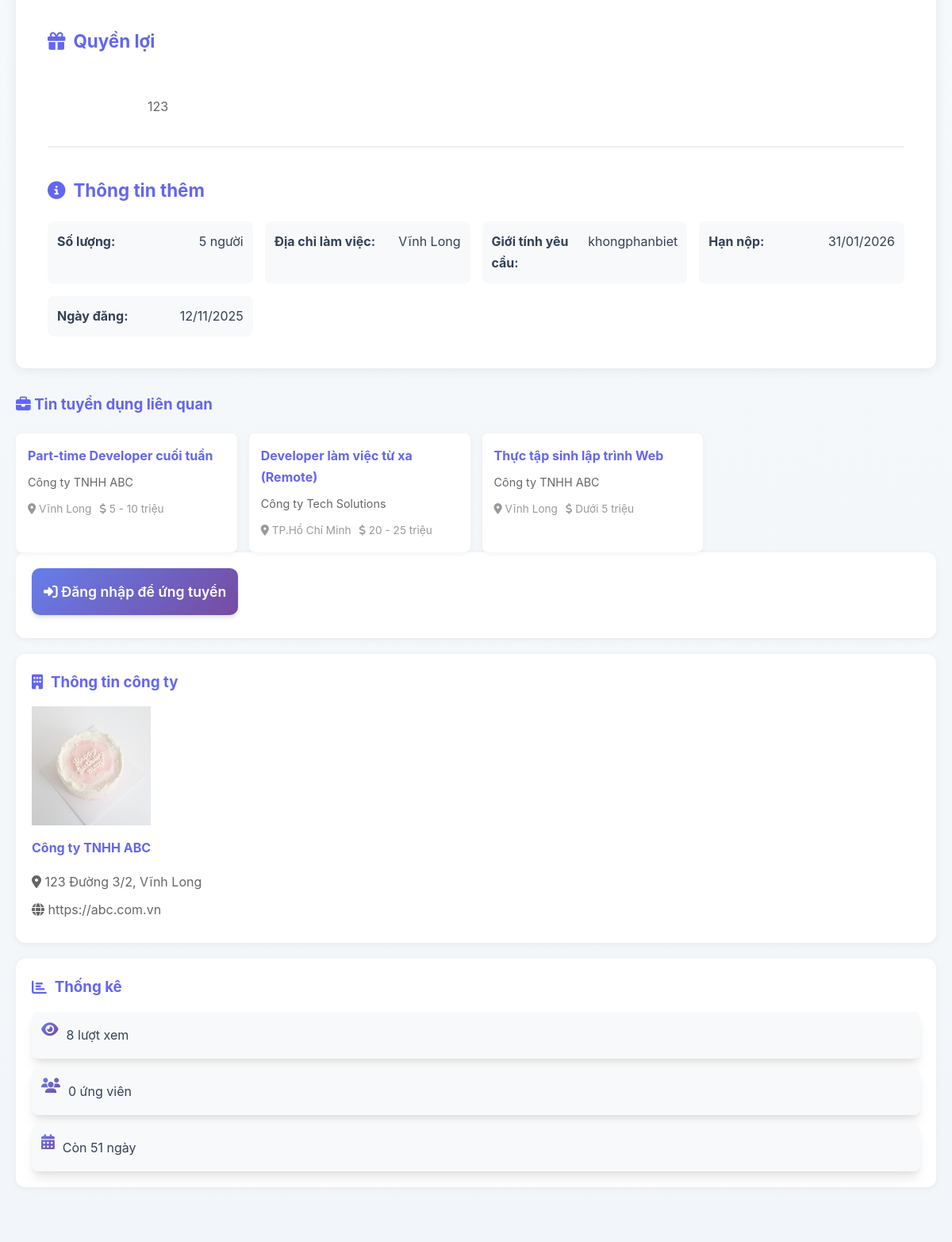
Page /tintuyendung/chitiet/13 (middle part) on the earlier database version.
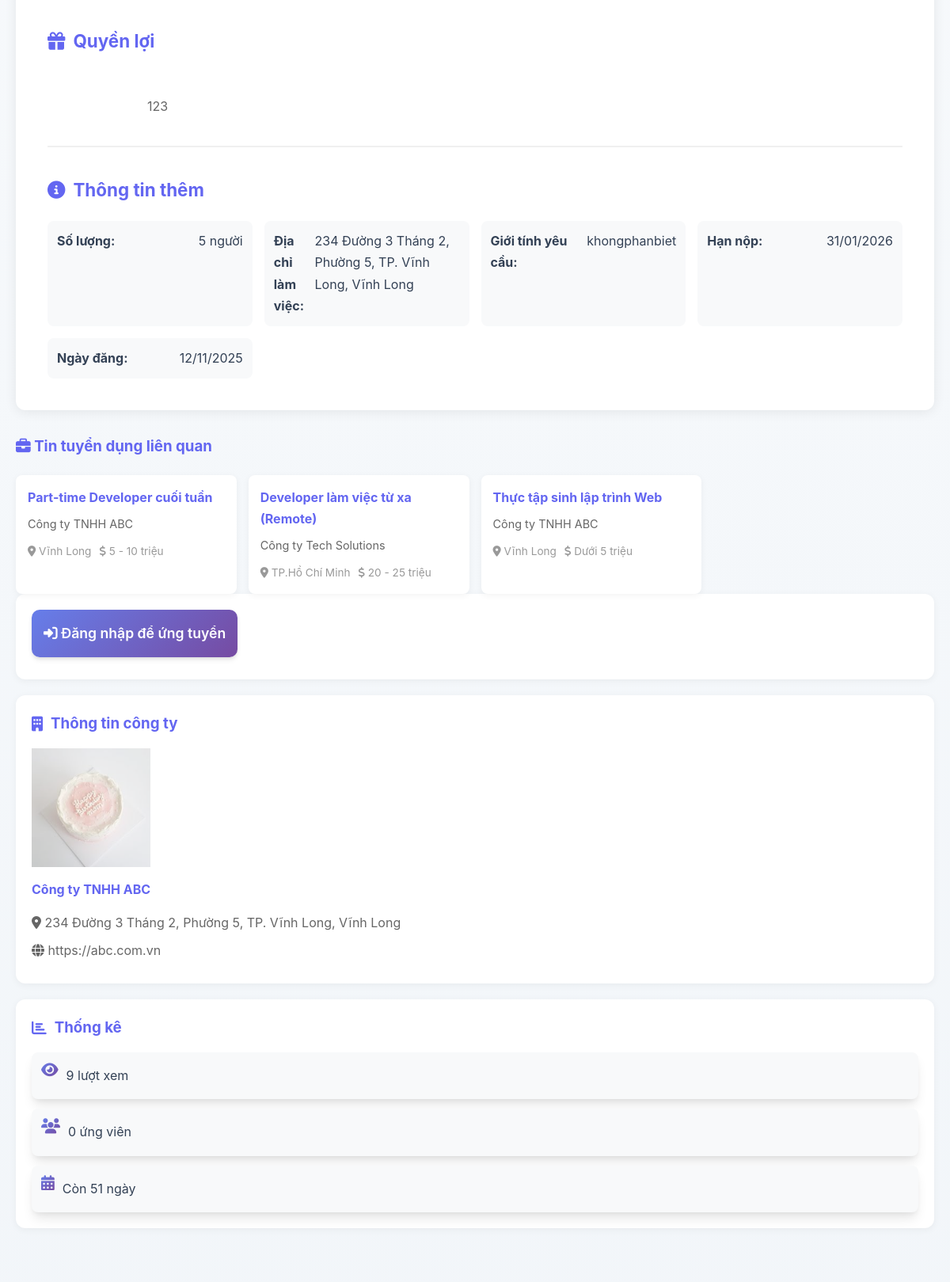
Same page on the later database version.
### tables this page shows
CREATE TABLE `tintuyendung` (
  `id` int(11) NOT NULL,
  `nguoidung_id` int(11) NOT NULL COMMENT 'ID nhà tuyển dụng',
  `tieude` varchar(500) NOT NULL,
  `nganhnghe_id` int(11) NOT NULL,
  `mucluong_id` int(11) DEFAULT NULL,
  `loaicongviec_id` int(11) DEFAULT NULL,
  `tinhthanh_id` int(11) DEFAULT NULL,
  `diachilamviec` text DEFAULT NULL,
  `soluong` int(11) DEFAULT 1,
  `gioitinh_yc` enum('nam','nu','khongphanbiet') DEFAULT 'khongphanbiet',
  `mota` text DEFAULT NULL,
  `yeucau` text DEFAULT NULL,
  `quyenloi` text DEFAULT NULL,
  `ngayhethan` date NOT NULL,
  `trangthai` enum('choduyet','dangmo','hethan','dong','an') DEFAULT 'choduyet',
  `luotxem` int(11) DEFAULT 0,
  `ngaydang` datetime DEFAULT current_timestamp(),
  `ngaycapnhat` datetime DEFAULT current_timestamp() ON UPDATE current_timestamp()
);

CREATE TABLE `thongtinnhatuyendung` (
  `id` int(11) NOT NULL,
  `nguoidung_id` int(11) NOT NULL,
  `tencongty` varchar(255) NOT NULL,
  `masothue` varchar(50) DEFAULT NULL,
  `diachi_congty` text DEFAULT NULL,
  `website` varchar(255) DEFAULT NULL,
  `logo` varchar(255) DEFAULT NULL,
  `mota` text DEFAULT NULL,
  `quymo` varchar(100) DEFAULT NULL,
  `linhvuc` varchar(255) DEFAULT NULL,
  `email_congty` varchar(255) DEFAULT NULL,
  `lydoyeucau` text DEFAULT NULL COMMENT 'Lý do muốn trở thành nhà tuyển dụng',
  `ngaygui` datetime DEFAULT current_timestamp(),
  `ngaycapnhat` datetime DEFAULT current_timestamp() ON UPDATE current_timestamp()
);

CREATE TABLE `tinhthanh` (
  `id` int(11) NOT NULL,
  `tentinh` varchar(255) NOT NULL,
  `trangthai` enum('hoatdong','an') DEFAULT 'hoatdong',
  `ngaytao` datetime DEFAULT current_timestamp()
);

CREATE TABLE `mucluong` (
  `id` int(11) NOT NULL,
  `tenmucluong` varchar(255) NOT NULL,
  `giatri_min` decimal(15,2) DEFAULT NULL,
  `giatri_max` decimal(15,2) DEFAULT NULL,
  `trangthai` enum('hoatdong','an') DEFAULT 'hoatdong',
  `ngaytao` datetime DEFAULT current_timestamp()
);

### app/controllers/TintuyendungController.php (called while the page is built, shortened)
<?php
require_once BASE_PATH . 'app/models/TinTuyenDungModel.php';
class TintuyendungController extends BaseController {
    private $tinModel;
    public function __construct() {
        $this->tinModel = new TinTuyenDungModel();
    }
    public function chitiet($id) {
        $tin = $this->tinModel->layChiTiet($id);
        $this->tinModel->tangLuotXem($id);
        $daUngTuyen = false;
        $tinLienQuan = $this->tinModel->timKiem('', $tin['nganhnghe_id'], null, null, null, 4, 0);
        $data = [
            'pageTitle' => $tin['tieude'],
            'tin' => $tin,
            'daUngTuyen' => $daUngTuyen,
            'tinLienQuan' => $tinLienQuan
        ];
        $this->view('tintuyendung/chitiet', $data);
    }
}
?>

### app/core/Database.php (called while the page is built, shortened)
<?php
class Database {
    private static $instance = null;
    private $connection;
    private function __construct() {
        try {
            $this->connection = new PDO(
                "mysql:host=" . DB_HOST . ";dbname=" . DB_NAME . ";charset=utf8mb4",
                DB_USER,
                DB_PASS,
                [
                    PDO::ATTR_ERRMODE => PDO::ERRMODE_EXCEPTION,
                    PDO::ATTR_DEFAULT_FETCH_MODE => PDO::FETCH_ASSOC,
                    PDO::ATTR_EMULATE_PREPARES => false
                ]
            );
        } catch (PDOException $e) {
            die("Database connection failed: " . $e->getMessage());
        }
    }
    public static function getInstance() {
        if (self::$instance === null) {
            self::$instance = new self();
        }
        return self::$instance;
    }
    public function getConnection() {
        return $this->connection;
    }
}

### app/models/TinTuyenDungModel.php (called while the page is built, shortened)
<?php
class TinTuyenDungModel {
    private $db;
    private $table = 'tintuyendung';
    public function __construct() {
        $this->db = Database::getInstance()->getConnection();
    }
    public function layChiTiet($id) {
        $sql = "SELECT t.*, n.tennganh, tt.tentinh, m.tenmucluong, l.tenloai,
                nd.hoten, nd.email, nd.sodienthoai, nd.xacminh,
                nhatd.tencongty, nhatd.diachi_congty, nhatd.website, nhatd.logo,
                nhatd.mota as motacongty, nhatd.quymo, nhatd.linhvuc
                FROM " . $this->table . " t
                LEFT JOIN nganhnghe n ON t.nganhnghe_id = n.id
                LEFT JOIN tinhthanh tt ON t.tinhthanh_id = tt.id
                LEFT JOIN mucluong m ON t.mucluong_id = m.id
                LEFT JOIN loaicongviec l ON t.loaicongviec_id = l.id
                LEFT JOIN nguoidung nd ON t.nguoidung_id = nd.id
                LEFT JOIN thongtinnhatuyendung nhatd ON nd.id = nhatd.nguoidung_id
                WHERE t.id = :id";
        $stmt = $this->db->prepare($sql);
        $stmt->bindParam(':id', $id);
        $stmt->execute();
        return $stmt->fetch(PDO::FETCH_ASSOC);
    }
    public function timKiem($tukhoa = '', $nganhnghe = null, $tinhthanh = null, $mucluong = null, $loaicongviec = null, $limit = 20, $offset = 0) {
        $sql = "SELECT t.*, n.tennganh, tt.tentinh, m.tenmucluong, l.tenloai,
                nhatd.tencongty, nhatd.logo
                FROM " . $this->table . " t
                LEFT JOIN nganhnghe n ON t.nganhnghe_id = n.id
                LEFT JOIN tinhthanh tt ON t.tinhthanh_id = tt.id
                LEFT JOIN mucluong m ON t.mucluong_id = m.id
                LEFT JOIN loaicongviec l ON t.loaicongviec_id = l.id
                LEFT JOIN nguoidung nd ON t.nguoidung_id = nd.id
                LEFT JOIN thongtinnhatuyendung nhatd ON nd.id = nhatd.nguoidung_id
                WHERE t.trangthai = 'dangmo' AND t.ngayhethan >= CURDATE()";
        if ($nganhnghe) {
            $sql .= " AND t.nganhnghe_id = :nganhnghe";
        }
        $sql .= " ORDER BY t.ngaydang DESC LIMIT :limit OFFSET :offset";
        $stmt = $this->db->prepare($sql);
        if ($nganhnghe) {
            $stmt->bindParam(':nganhnghe', $nganhnghe, PDO::PARAM_INT);
        }
        $stmt->bindParam(':limit', $limit, PDO::PARAM_INT);
        $stmt->bindParam(':offset', $offset, PDO::PARAM_INT);
        $stmt->execute();
        return $stmt->fetchAll(PDO::FETCH_ASSOC);
    }
}
?>

### app/views/tintuyendung/chitiet.php (the view, shortened to what the rows shown need)
<?php require_once BASE_PATH . 'app/views/layouts/header.php'; ?>
<div class="container" style="margin-top: 100px;">
    <div class="row">
        <div class="col-md-8">
            <div class="job-detail-card">
                <div class="job-detail-body">
                    <?php if ($tin['quyenloi']): ?>
                    <div class="info-section">
                        <h3><i class="fas fa-gift"></i> Quyền lợi</h3>
                        <div class="content">
                            <?php echo nl2br(htmlspecialchars($tin['quyenloi'])); ?>
                        </div>
                    </div>
                    <?php endif; ?>
                    <div class="info-section">
                        <h3><i class="fas fa-info-circle"></i> Thông tin thêm</h3>
                        <div class="info-grid">
                            <div class="info-item">
                                <strong>Số lượng:</strong>
                                <span><?php echo htmlspecialchars($tin['soluong']); ?> người</span>
                            </div>
                            <?php if (!empty($tin['diachilamviec'])): ?>
                            <div class="info-item">
                                <strong>Địa chỉ làm việc:</strong>
                                <span><?php echo htmlspecialchars($tin['diachilamviec']); ?></span>
                            </div>
                            <?php endif; ?>
                            <?php if (!empty($tin['gioitinh_yc'])): ?>
                            <div class="info-item">
                                <strong>Giới tính yêu cầu:</strong>
                                <span><?php echo htmlspecialchars($tin['gioitinh_yc']); ?></span>
                            </div>
                            <?php endif; ?>
                            <div class="info-item">
                                <strong>Hạn nộp:</strong>
                                <span><?php echo date('d/m/Y', strtotime($tin['ngayhethan'])); ?></span>
                            </div>
                            <div class="info-item">
                                <strong>Ngày đăng:</strong>
                                <span><?php echo date('d/m/Y', strtotime($tin['ngaydang'])); ?></span>
                            </div>
                        </div>
                    </div>
                </div>
            </div>
            <?php if (!empty($tinLienQuan)): ?>
            <div class="related-jobs">
                <h3><i class="fas fa-briefcase"></i> Tin tuyển dụng liên quan</h3>
                <div class="jobs-grid">
                    <?php foreach ($tinLienQuan as $related): ?>
                        <?php if ($related['id'] != $tin['id']): ?>
                        <div class="job-card-small">
                            <h4>
                                <a href="<?php echo BASE_URL; ?>tintuyendung/chitiet/<?php echo $related['id']; ?>">
                                    <?php echo htmlspecialchars($related['tieude']); ?>
                                </a>
                            </h4>
                            <p><?php echo htmlspecialchars($related['tencongty']); ?></p>
                            <div class="job-tags">
                                <span><i class="fas fa-map-marker-alt"></i> <?php echo htmlspecialchars($related['tentinh']); ?></span>
                                <span><i class="fas fa-dollar-sign"></i> <?php echo htmlspecialchars($related['tenmucluong']); ?></span>
                            </div>
                        </div>
                        <?php endif; ?>
                    <?php endforeach; ?>
                </div>
            </div>
            <?php endif; ?>
        </div>
        <div class="col-md-4">
            <?php if (isset($_SESSION['nguoidung_id']) && $_SESSION['vaitro'] == 'ungvien'): ?>
                <?php if ($daUngTuyen): ?>
                    <div class="apply-box">
                        <button class="btn btn-secondary btn-block" disabled>
                            <i class="fas fa-check-circle"></i> Đã ứng tuyển
                        </button>
                        <p style="text-align: center; margin-top: 10px; color: #666;">
                            Bạn đã nộp đơn ứng tuyển vào vị trí này
                        </p>
                    </div>
                <?php else: ?>
                    <div class="apply-box">
                        <button class="btn btn-primary btn-block" data-toggle="modal" data-target="#applyModal">
                            <i class="fas fa-paper-plane"></i> Ứng tuyển ngay
                        </button>
                    </div>
                <?php endif; ?>
            <?php elseif (!isset($_SESSION['nguoidung_id'])): ?>
                <div class="apply-box">
                    <a href="<?php echo BASE_URL; ?>dangnhap" class="btn btn-primary btn-block">
                        <i class="fas fa-sign-in-alt"></i> Đăng nhập để ứng tuyển
                    </a>
                </div>
            <?php endif; ?>
            <div class="company-info-box">
                <h3><i class="fas fa-building"></i> Thông tin công ty</h3>
                <div class="company-details">
                    <?php if ($tin['logo']): ?>
                        <img src="<?php echo BASE_URL . 'uploads/logo/' . $tin['logo']; ?>"
                             alt="<?php echo htmlspecialchars($tin['tencongty']); ?>"
                             style="width: 100%; max-width: 150px; margin-bottom: 15px;">
                    <?php endif; ?>
                    <h4><?php echo htmlspecialchars($tin['tencongty']); ?></h4>
                    <?php if ($tin['diachi_congty']): ?>
                        <p><i class="fas fa-map-marker-alt"></i> <?php echo htmlspecialchars($tin['diachi_congty']); ?></p>
                    <?php endif; ?>
                    <?php if ($tin['website']): ?>
                        <p><i class="fas fa-globe"></i> <a href="<?php echo htmlspecialchars($tin['website']); ?>" target="_blank" rel="noopener noreferrer"><?php echo htmlspecialchars($tin['website']); ?></a></p>
                    <?php endif; ?>
                </div>
            </div>
            <div class="job-stats-box">
                <h3><i class="fas fa-chart-bar"></i> Thống kê</h3>
                <div class="stats">
                    <div class="stat-item">
                        <i class="fas fa-eye"></i>
                        <span><?php echo number_format($tin['luotxem']); ?> lượt xem</span>
                    </div>
                    <div class="stat-item">
                        <i class="fas fa-users"></i>
                        <span><?php echo number_format($tin['sodon'] ?? 0); ?> ứng viên</span>
                    </div>
                    <div class="stat-item">
                        <i class="fas fa-calendar-alt"></i>
                        <span>Còn <?php echo max(0, floor((strtotime($tin['ngayhethan']) - time()) / 86400)); ?> ngày</span>
                    </div>
                </div>
            </div>
        </div>
    </div>
</div>
<?php require_once BASE_PATH . 'app/views/layouts/footer.php'; ?>

Differences in the rows shown:
changed tintuyendung "khongphanbiet": diachilamviec "Vĩnh Long" → "234 Đường 3 Tháng 2, Phường 5, TP. Vĩnh Long, Vĩnh Long"; thongtinnhatuyendung.diachi_congty "123 Đường 3/2, Vĩnh Long" → "234 Đường 3 Tháng 2, Phường 5, TP. Vĩnh Long, Vĩnh Long"; luotxem "8" → "9"
